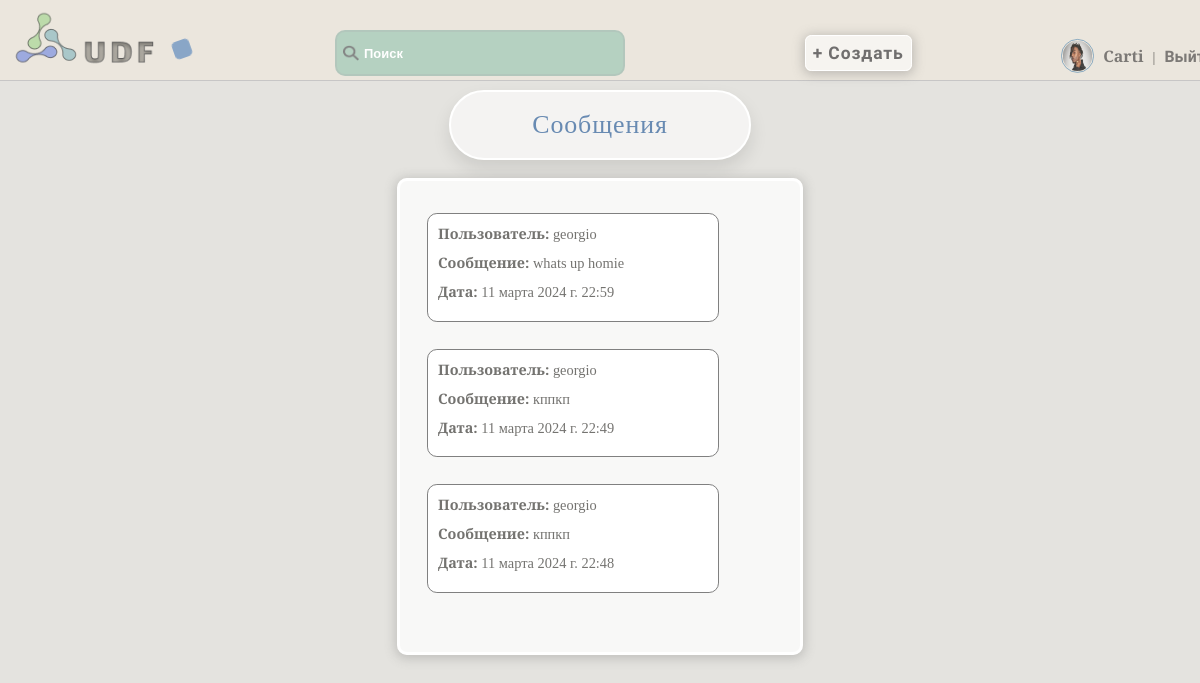
The app's page /accounts/inbox/ (signed in) with its own data.
### accounts/models.py (models this page shows, shortened)
class User(AbstractUser):
    username = models.CharField(max_length=150, unique=True, verbose_name='Имя')
    password = models.CharField(max_length=128, null=False, blank=False, verbose_name='Пароль')
    bio = models.TextField(blank=True, verbose_name='Биография')
    country = models.CharField(max_length=50, blank=True, verbose_name='Страна')
    city = models.CharField(max_length=50, blank=True, verbose_name='Город')
    is_online = models.BooleanField(default=False, verbose_name='Статус')
    occupation = models.CharField(max_length=50, blank=True, verbose_name='Род деятельности')
    avatar = models.ImageField(upload_to='avatars', blank=True, verbose_name='Аватар')
    date_joined = models.DateTimeField(auto_now_add=True, verbose_name='Дата')
    email = models.EmailField(unique=True)
    gender_choices = [
        ('M', 'Мужской'),
        ('F', 'Женский'),
    ]
    gender = models.CharField(max_length=1, choices=gender_choices, blank=True, verbose_name='Пол')
    age = models.IntegerField(blank=True, null=True, verbose_name='Возраст')
    last_login = models.DateTimeField(default=timezone.now)
    groups = None
    user_permissions = None
    def is_online(self):
        return (timezone.now() - self.last_login).seconds < 600

class Message(models.Model):
    sender = models.ForeignKey(User, related_name='sent_messages', on_delete=models.CASCADE)
    recipient = models.ForeignKey(User, related_name='received_messages', on_delete=models.CASCADE)
    content = models.TextField()
    timestamp = models.DateTimeField(auto_now_add=True)
    is_read = models.BooleanField(default=False)

### accounts/views.py (the view)
# urls.py: path('inbox/', inbox, name='inbox'),
@login_required
def inbox(request):
       messages = Message.objects.filter(recipient=request.user).order_by('-timestamp')
       return render(request, 'messages/inbox.html', {'messages': messages})

### accounts/templates/messages/inbox.html
{% extends 'core/base.html' %}
{% block content %}
  <h1>Сообщения</h1>
  <div class="inbox-message">
  {% if messages %}
    <ul>
      {% for message in messages %}
        <li>
          <strong>Пользователь:</strong> {{ message.sender.username }}<br>
          <strong>Сообщение:</strong> {{ message.content }}<br>
          <strong>Дата:</strong> {{ message.timestamp }}
        </li>
      {% endfor %}
    </ul>
  {% else %}
    <p>Сообщений нет</p>
  {% endif %}
</div>
{% endblock %}

### core/templates/core/base.html (shortened to what this page needs)
<!DOCTYPE html>
{% load static %}
<html lang="en">
<head>
    <link rel="stylesheet" href="{% static 'css/style.css' %}">
</head>
<body class="loaded">
<div class="menu">
    <div class="wrap">
        <div class="logo" id="logo_animated">
            <a class="logo-menu" href="{% url 'base_with_articles' %}"><img src="{% static 'images/logo.png' %}" alt="logo"></a>
        </div>
        <div class="shape"></div>
        <ul>
            <li>
                <label class="search-icon">
                    <img src="{% static 'images/search.png' %}" alt="Search">
                </label>
                <input class="search-input" type="text" placeholder="Поиск" id="search-input">
            </li>
            <li>
                <a class="add-button" href="{% url 'add_article' %}">
                    <button class="animated_bt" type="button">+ Создать</button>
                </a>
            </li>
            {% if user.is_authenticated %}
            <li>
                {% if user.avatar %}
                 <img class="menu-avatar" src="{{ user.avatar.url }}" alt="{{ user.username }} Avatar">
                 {% else %}
                 <img class="menu-avatar" src="{% static 'images/standart_img.png' %}" alt="Default Avatar">
                {% endif %}
                <a  style="font-family:Spectral SC,serif;" href="{% url 'user_profile' %}">{{ user.username }}</a> | <a  href="{% url 'logout' %}">Выйти</a>
            </li>
            {% endif %}
        </ul>
    </div>
</div>
<div class="container">
    <div class="wrap">
        {% block content %}{% endblock %}
    </div>
</body>
</html>

### core/static/css/style.css (style rules this page uses)
body { margin: 0; padding: 0; background: rgba(93, 82, 57, 0.16); zoom: 0.9; height: 100vh; opacity: 0; }
.menu .wrap { display: flex; position: fixed; z-index: 1000; flex-wrap: nowrap; width: 100%; justify-content: space-between; align-items: center; border-bottom: 2px solid rgb(199, 198, 198); padding: 11px; background: rgba(236, 231, 221, 0.93); }
.menu .logo-menu, .menu ul { display: inline-block; vertical-align: middle; }
.menu ul { flex-grow: 1; display: flex; list-style: none; padding: 0; margin: 0; align-items: baseline; justify-content: space-evenly; }
.menu ul li:last-child { margin-right: 0; position: relative; left: 11%; top: 16px; }
.menu ul li:first-child { margin-right: 0; position: relative; left: 1%; top: 11px; }
.menu ul li:nth-child(2) { margin-right: 0; position: relative; left: 7%; top: 12px; }
ul input { padding: 14px; border-radius: 11px; width: 290px; background: rgba(163, 201, 184, 0.74); color: #646363; margin-right: 11px; font-size: 1em; font-weight: bold; border: 3px solid rgba(171, 170, 170, 0.24); text-indent: 16px; transition: background-color ease-in-out 0.3s; }
.search-input::placeholder { color: #ffffff; font-size: 0.9em; }
ul button { padding: 8px; border-radius: 7px; background: rgba(255, 255, 255, 0.57); font-size: 1.1em; font-family: Play, serif; font-weight: bold; letter-spacing: 1px; box-shadow: 0 2px 12px 2px rgba(112, 110, 110, 0.36); color: rgba(82, 81, 81, 0.82); border: 1px solid rgb(255, 255, 255); transition: background-color ease-in-out 0.3s, color ease-in-out 0.3s; }
.menu ul li a { text-decoration: none; color: rgba(65, 64, 64, 0.66); font-weight: bold; font-size: 1.1em; font-family: Play, serif; padding: 6px; transition: color ease-in-out 0.3s; }
.search-icon { position: relative; left:10%; top: 3px; padding:7px; }
.logo-menu { opacity: 0.9; transition: opacity ease-in-out 0.3s; overflow: hidden; }
ul { list-style: none; font-family: Spectral SC, serif; font-weight: 300; color: rgba(59, 58, 53, 0.71); }
.container .wrap { display: flex; flex-direction: column; align-items: center; justify-content: center; }
label, #id_username { color: rgba(100, 100, 100, 0.7); font-weight: bold; font-family: Roboto Condensed, serif; }
.shape { background-color: rgba(113, 150, 194, 0.8); cursor: pointer; margin-top: 20px; transition: background-color 2.2s ease; animation: colorChange 3s infinite alternate ease-in-out; }
h1 { font-family: Spectral SC, serif; font-size: 1.8em; font-weight: 500; color: rgb(104, 138, 178); border: 3px solid rgb(255, 255, 255); box-shadow: 0 10px 20px rgba(0, 0, 0, 0.1); background-color: rgba(255, 255, 255, 0.6); }
h1,.span-welcome { box-sizing: border-box; text-align: center; padding: 20px 90px; border-radius: 50px; letter-spacing: 1px; }
.menu-avatar { width: 33px; height: 33px; padding: 1px; border-radius: 50%; border: 2px solid rgba(9, 90, 154, 0.53); opacity: 0.8; margin: 0 auto; transform: translateY(11px); }
h1 { margin: 100px auto 0; }
.inbox-message { padding: 20px 90px; background-color: rgba(255, 255, 255, 0.761); border-radius: 11px; margin: 20px; box-sizing: border-box; border: 4px solid white; box-shadow: 0 2px 12px 2px rgba(112, 110, 110, 0.306); }
.inbox-message ul { display: flex; flex-direction: column; margin-left: -100px; }
.inbox-message li { margin-bottom: 30px; padding: 11px; background-color:white; border: 1px solid gray; border-radius: 11px; width: 300px; }
.inbox-message strong { margin-bottom: 11px; display: inline-block; word-break: break-word; }

### records on screen
User: avatar (picture), username "Carti"
Message: sender.username "georgio", content "whats up homie", timestamp "11 марта 2024 г. 22:59"
Message: sender.username "georgio", content "кппкп", timestamp "11 марта 2024 г. 22:49"
Message: sender.username "georgio", content "кппкп", timestamp "11 марта 2024 г. 22:48"
